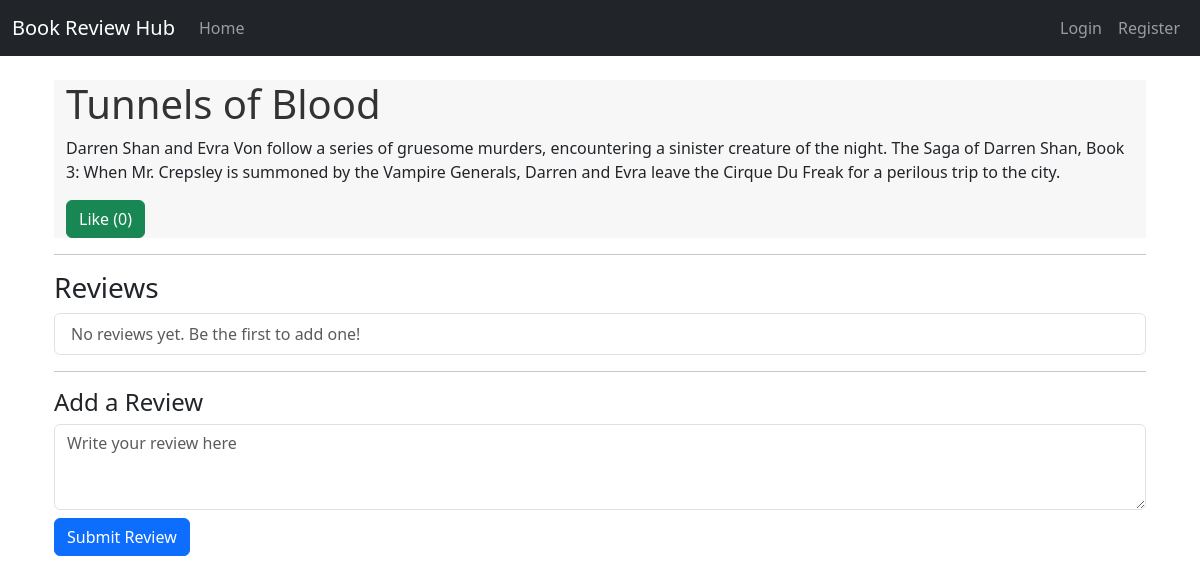
The app's page /book_review/3 with its own data.
### app/models.py (models this page shows)
class Book(db.Model):
    id = db.Column(db.Integer, primary_key=True)
    title = db.Column(db.String(100), nullable=False)
    description = db.Column(db.Text, nullable=True)
    reviews = db.relationship('Review', backref='book', lazy='dynamic')
    liked_by = db.relationship('User', secondary=likes, back_populates='liked_books')

### app/routes.py (the view, shortened to what this page needs)
@bp.route('/book_review/<int:book_id>', methods=['GET', 'POST'])
def book_review(book_id):
    book = Book.query.get_or_404(book_id)
    reviews = Review.query.filter_by(book_id=book_id).all()
    return render_template('book_review.html', book=book, reviews=reviews, user=current_user)

### app/templates/book_review.html (shortened to what this page needs)
<!DOCTYPE html>
<html lang="en">
{% extends "base.html" %}
{% block content %}
<div class="container mt-4">
    <div class="container backgroundgrey">
        <h1>{{ book.title }}</h1>
        <p>{{ book.description }}</p>
        <form method="POST">
            <button type="submit" name="like" class="btn btn-success">
                Like ({{ book.liked_by|length }})
            </button>
        </form>
    </div>
    <hr>
    <h3>Reviews</h3>
    <ul class="list-group">
        {% for review in reviews %}
        <li class="list-group-item">
            <strong>{{ review.user.username }}:</strong> {{ review.content }}
        </li>
        {% else %}
        <li class="list-group-item text-muted">No reviews yet. Be the first to add one!</li>
        {% endfor %}
    </ul>
    <hr>
    <h4>Add a Review</h4>
    <form method="POST">
        <div class="form-group">
            <textarea name="review" class="form-control" rows="3" placeholder="Write your review here"></textarea>
        </div>
        <button type="submit" class="btn btn-primary mt-2">Submit Review</button>
    </form>
</div>
{% endblock %}

### app/static/css/styles.css (style rules this page uses)
h1 { color: #333; }
ul { list-style: none; padding: 0; }
.backgroundgrey { background-color: #f7f7f7; }

### records on screen
Book: title "Tunnels of Blood", description "Darren Shan and Evra Von follow a series of gruesome murders, encountering a sinister creature of the night. The Saga of Darren Shan, Book 3: When Mr. Crepsley is summoned by the Vampire Generals, Darren and Evra leave the Cirque Du Freak for a perilous trip to the city."

### other values on screen
{{ book.liked_by|length }} "0"
